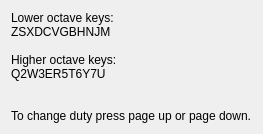
<?xml version="1.0" encoding="UTF-8"?>
<ui version="4.0">
 <class>CMainWidget</class>
 <widget class="QWidget" name="CMainWidget">
  <property name="geometry">
   <rect>
    <x>0</x>
    <y>0</y>
    <width>237</width>
    <height>122</height>
   </rect>
  </property>
  <property name="windowTitle">
   <string>PurrFX piano</string>
  </property>
  <layout class="QVBoxLayout" name="layMain">
   <item>
    <widget class="QLabel" name="lblInfo">
     <property name="text">
      <string>Lower octave keys:
ZSXDCVGBHNJM

Higher octave keys:
Q2W3ER5T6Y7U


To change duty press page up or page down.</string>
     </property>
     <property name="textFormat">
      <enum>Qt::PlainText</enum>
     </property>
    </widget>
   </item>
  </layout>
 </widget>
 <resources/>
 <connections/>
</ui>
